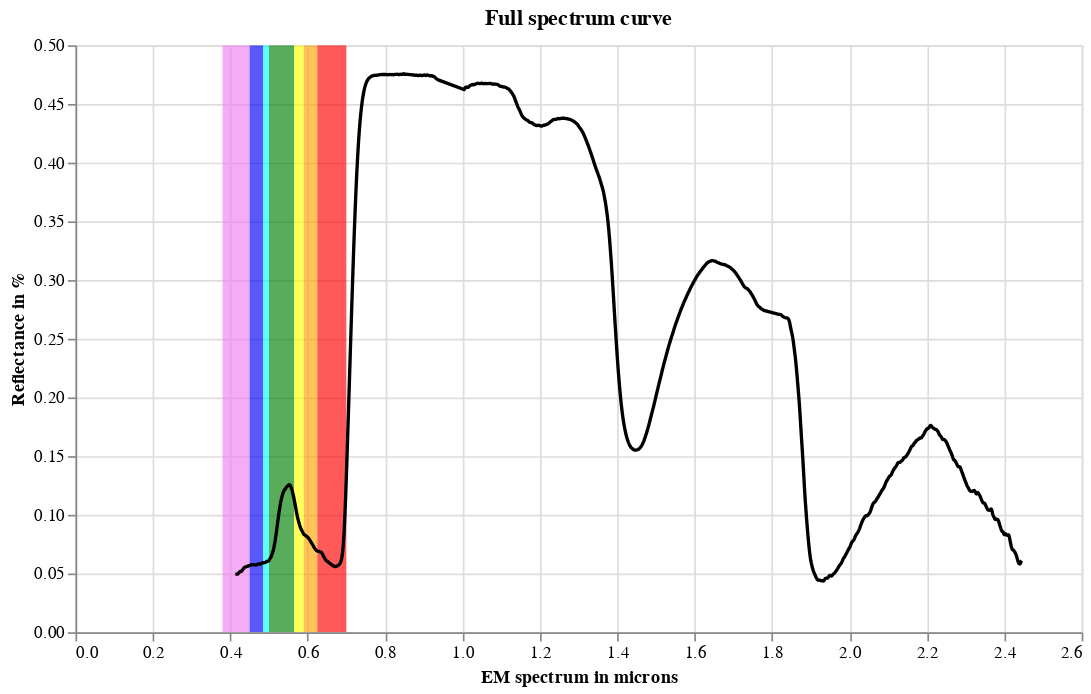

Here is the notebook cell this chart was saved with:
### Markdown cell above
Just as we thought, the leaf mainly reflects the green color! :tada:

But we also see that the reflection starts to increase sharply at the end of the red spectrum.
The code draws the red range until 700nm, but after the [spectral color map from Wikipedia](https://en.wikipedia.org/wiki/Visible_spectrum#Spectral_colors), we can perceive wavelengths of up to 780nm.
So why did we purposefully leave out the range from 700$-$780nm? Because we humans are [less sensitive](https://en.wikipedia.org/wiki/Infrared#Sensor%20response%20division%20scheme) to wavelengths in that range. 
We only notice these wavelengths at a high intensity. {% fn 1 %} Due to the limited effect on our color perception, the visualization only includes a wavelength of up to 700nm. So even if our leaf reflects more radiation starting at around 700nm, we perceive it as green.

As this already indicates, in reality, it is not that easy to map from one spectral plot to the color we perceive. The color we *see* also depends on the hue, intensity, and how our brain processes the surrounding colors/lighting conditions.

WIRED uploaded an interesting video if you want to learn more about how our brain influences our color perception.
They show how we can create images with specific lighting conditions such that people see
different colors, similar to _the dress_ seen in the following figure.

<figure>
<img src="2020-10-14/dress.png" alt="Black and blue or gold and white dress">
    <figcaption><center>Black and blue or gold and white dress (Image from <a href="https://en.wikipedia.org/wiki/The_dress#/media/File:The_Dress_(viral_phenomenon).png">Wikipedia</a>)</center></figcaption>
</figure>

> youtube: https://youtu.be/MJBfn07gZ30
<center>Video about color constancy by <a href="https://www.wired.com/">Wired</a></center>


But let's go back to our previous graph. 
Suppose we look at the complete spectrogram curve. In that case, we see a new property of our leaf:
It heavily reflects the radiation in the non-visible spectrum, specifically in the near-infrared spectrum between 0.7 and 1.3 microns.

### Code cell
#collapse
full = base.mark_line().encode(
    x=alt.X("EM spectrum in microns", title="EM spectrum in microns"),
    y=alt.Y("Reflectance in %", title="Reflectance in %", scale=alt.Scale(domain=[0, 0.5])),
    color=alt.value("black"),
)


alt.layer(
    vis_light_chart, 
    full, 
    title="Full spectrum curve"
).add_selection(interval).properties(width=600, height=350)

### Figure 1 — Vega-Lite specification as saved in the notebook (floating-point values rounded to 4 significant figures; data arrays with more than 128 entries replaced by an {"elided": "..."} marker saying what was removed)
{"config": {"view": {"continuousWidth": 400, "continuousHeight": 300}}, "layer": [{"data": {"name": "data-c9bf90468b41708668fae0ba9a5d5550"}, "mark": {"type": "rect", "opacity": 0.65}, "encoding": {"color": {"type": "nominal", "field": "color", "scale": null}, "x": {"type": "quantitative", "field": "start"}, "x2": {"field": "end"}}, "selection": {"selector001": {"type": "interval", "bind": "scales"}}}, {"data": {"name": "data-14d47cd2725be05d29b75237874d4060"}, "mark": "line", "encoding": {"color": {"value": "black"}, "x": {"type": "quantitative", "field": "EM spectrum in microns", "title": "EM spectrum in microns"}, "y": {"type": "quantitative", "field": "Reflectance in %", "scale": {"domain": [0, 0.5]}, "title": "Reflectance in %"}}}], "height": 350, "title": "Full spectrum curve", "width": 600, "$schema": "https://vega.github.io/schema/vega-lite/v4.8.1.json", "datasets": {"data-c9bf90468b41708668fae0ba9a5d5550": [{"color": "violet", "start": 0.38, "end": 0.45}, {"color": "blue", "start": 0.45, "end": 0.485}, {"color": "cyan", "start": 0.485, "end": 0.5}, {"color": "green", "start": 0.5, "end": 0.565}, {"color": "yellow", "start": 0.565, "end": 0.59}, {"color": "orange", "start": 0.59, "end": 0.625}, {"color": "red", "start": 0.625, "end": 0.7}], "data-14d47cd2725be05d29b75237874d4060": {"elided": "1932 records"}}}
